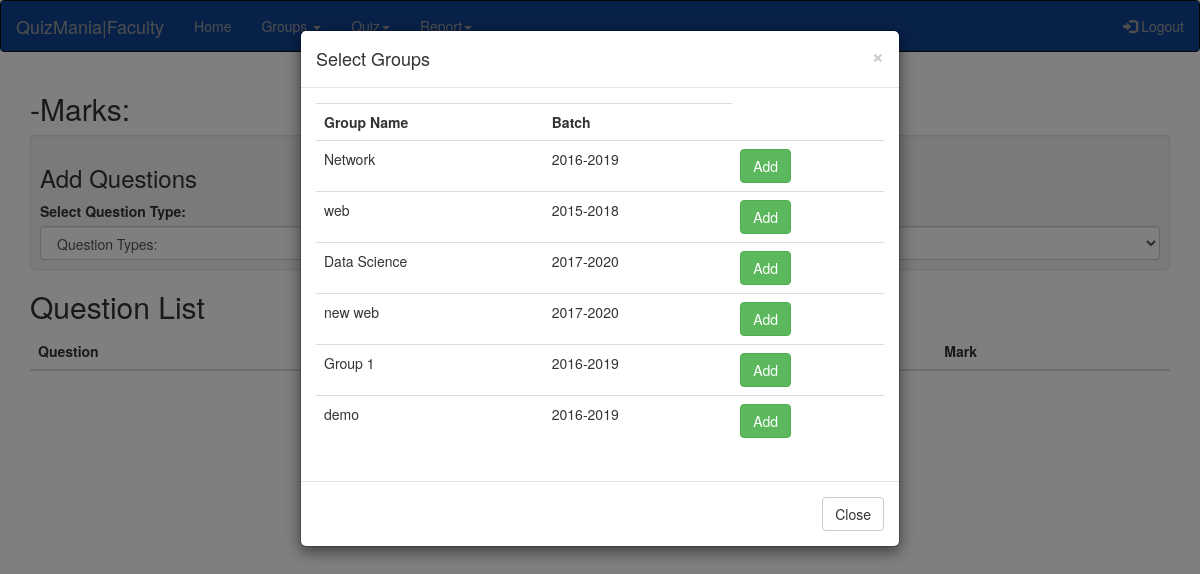
The app's page /faculty/addquestion.php (signed in) with its own data.
### tables this page shows
CREATE TABLE IF NOT EXISTS `group` (
  `groupid` int(10) NOT NULL AUTO_INCREMENT,
  `groupname` varchar(26) NOT NULL,
  `userid` varchar(16) NOT NULL,
  `batch` varchar(12) NOT NULL,
  `status` varchar(200) NOT NULL DEFAULT 'activated',
  PRIMARY KEY (`groupid`),
  KEY `userid` (`userid`)
);

### faculty/function/viewmodelgroup.php (called while the page is built, shortened)
<?php
	function viewModelGroups()
	{
		$faculty_id=$_SESSION['id'];
		if($_SESSION['type']=='faculty')
		{
			require '../function/connection.php';
			$sql="SELECT * FROM `group` WHERE `userid`='$faculty_id' AND status = 'activated'";
			$result=$conn->query($sql);
			return $result;
		}
	}
?>

### faculty/function/checkQuizMap.php (called while the page is built)
<?php
	function check_quiz($quiz_id , $group_id)
	{
		require '../function/connection.php';
		$sql="SELECT * FROM `quizmap` where `group_id`='$group_id' AND `quiz_id`= '$quiz_id'";
		$result=$conn->query($sql);
		return $result->num_rows;
	}
?>

### faculty/addquestion.php (the view, shortened to what this page needs)
<?php
	$id='';
	require 'function/viewmodelgroup.php';
	require 'function/checkQuizMap.php';
	require '../function/connection.php';
	$sql="SELECT `quizname` FROM `quiz` where `quizid`='$id'";
	$result=$conn->query($sql);
	$row=$result->fetch_assoc();
	$qname=$row['quizname'];
	  $sql2="SELECT SUM(`mark`) as `total` FROM `questions` WHERE `quizid`='$id'";
    $result2=$conn->query($sql2);
    $row2=$result2->fetch_assoc();
    $sum=$row2['total'];
?>
<!DOCTYPE html>
<html lang="en">
<head>
  <link rel="stylesheet" href="https://maxcdn.bootstrapcdn.com/bootstrap/3.3.7/css/bootstrap.min.css">
    <link rel="stylesheet" type="text/css" href="faculty.css">
</head>
<body>
<nav class="navbar navbar-inverse">
  <div class="container-fluid">
    <div class="navbar-header">
      <a class="navbar-brand" href="#">QuizMania|Faculty</a>
    </div>
    <ul class="nav navbar-nav">
      <li class=""><a href="faculty.php">Home</a></li>
      <li class="dropdown"><a class="dropdown-toggle" data-toggle="dropdown" href="#">Groups <span class="caret"></span></a>
      </li>
      <li class="dropdown"><a class="dropdown-toggle" data-toggle="dropdown" href="#">Quiz<span class="caret"></span></a>
      </li>
      <li class="dropdown"><a class="dropdown-toggle" data-toggle="dropdown" href="#">Report<span class="caret"></span></a>
      </li>
    </ul>
    <ul class="nav navbar-nav navbar-right">
      <li><a href="../function/logout.php"><span class="glyphicon glyphicon-log-in"></span> Logout</a></li>
    </ul>
  </div>
</nav>
<div class="container">
  <h2><?php echo $qname." -Marks:" .$sum ?></h2>
  <div class="well well-sm">
  <h3>Add Questions</h3>
  <label for="quizname">Select Question Type:</label>
</div>
<h2>Question List</h2>
<table class="table table-hover">
  <thead>
    <tr>
      <th>Question</th>
      <th>Question Type</th>
      <th>Mark</th>
    </tr>
  </thead>
</table>
</div>
<div id="group" class="modal fade" role="dialog">
  <div class="modal-dialog">
    <div class="modal-content">
      <div class="modal-header">
        <button type="button" class="close" data-dismiss="modal">&times;</button>
        <h4 class="modal-title">Select Groups</h4>
      </div>
      <div class="modal-body">
        <table class="table">
        	<tr>
        		<th>Group Name</th>
        		<th>Batch</th>
        	</tr>
        <?php
        	$result=viewModelGroups();
        	while($row=$result->fetch_assoc())
       		{
       			echo "<tr>";
		        echo "<td>".$row['groupname']."</td>";
		        echo "<td>".$row['batch']."</td>";
						echo "<td>";
		        if(check_quiz($id,$row['groupid'])){
							echo "<button id='remove'  class='btn btn-success remove' value='".$row['groupid']."'><span id='btn_text'>Remove</span></button>";
						}
						else
						{
							echo "<button id='add' class='btn btn-success add'  value='".$row['groupid']."'><span id='btn_text'>Add</span></button>";
						}
		        echo "</td>";
		        echo "</tr>";
       		}
        ?>
        </table>
      </div>
      <div class="modal-footer">
        <button type="button" class="btn btn-default" data-dismiss="modal">Close</button>
      </div>
    </div>
  </div>
</div>
</body>
</html>

### faculty/faculty.css (style rules this page uses)
.container-fluid { background-color:#114291; }

### records on screen
group: groupname "Network", batch "2016-2019", $row['groupid'] 19 (drawn)
group: groupname "web", batch "2015-2018", $row['groupid'] 20 (drawn)
group: groupname "Data Science", batch "2017-2020", $row['groupid'] 22 (drawn)
group: groupname "new web", batch "2017-2020", $row['groupid'] 23 (drawn)
group: groupname "Group 1", batch "2016-2019", $row['groupid'] 24 (drawn)
group: groupname "demo", batch "2016-2019", $row['groupid'] 25 (drawn)
